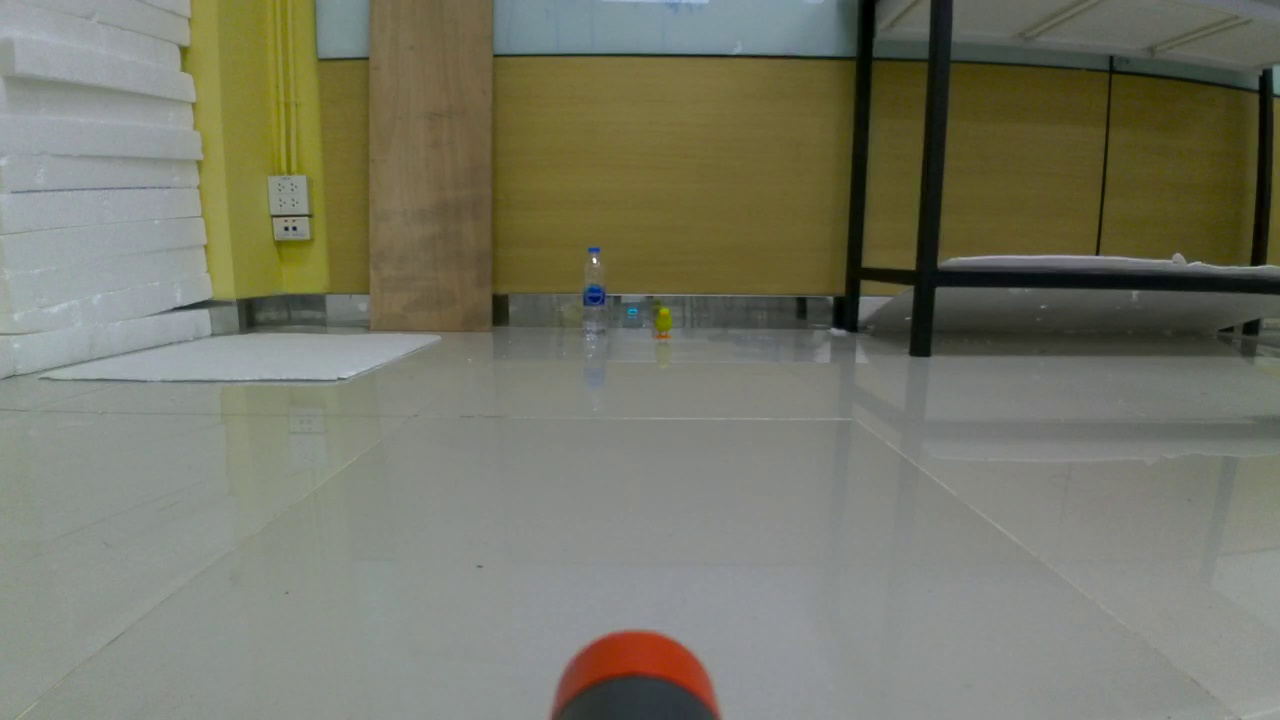
#> input picture examples/ass_2/ass23.jpg, 1280 x 720 px, found by its file name
$ python test_im.py
#> lines starting #> are read from the running program, lines starting #| are printed output that depends on the picture; after the words box and inside, x2 and y2 are one past the last pixel; in counts of white or black regions, pixels touching at a corner belong together
import cv2
import numpy as np

# Load the image
image = cv2.imread(r'D:\study\241-251\AI-ROBOT\examples\ass_2\ass23.jpg')
#> image is the input picture: shape (720, 1280, 3); mean B, G, R 104.1, 119.9, 119.2

# Step 1: Convert image from BGR to HSV
hsv = cv2.cvtColor(image, cv2.COLOR_BGR2HSV)
#> hsv: shape (720, 1280, 3); mean H, S, V 52.6, 53.9, 123.4

# Step 2: Define lower and upper range for yellow color
# Adjust these values according to the object's shade of yellow
lower_yellow = np.array([32, 180, 0])  # Lower range of yellow (Hue, Saturation, Value)
upper_yellow = np.array([50, 255, 163])  # Upper range of yellow

# Step 3: Create a mask to isolate the yellow object
mask = cv2.inRange(hsv, lower_yellow, upper_yellow)
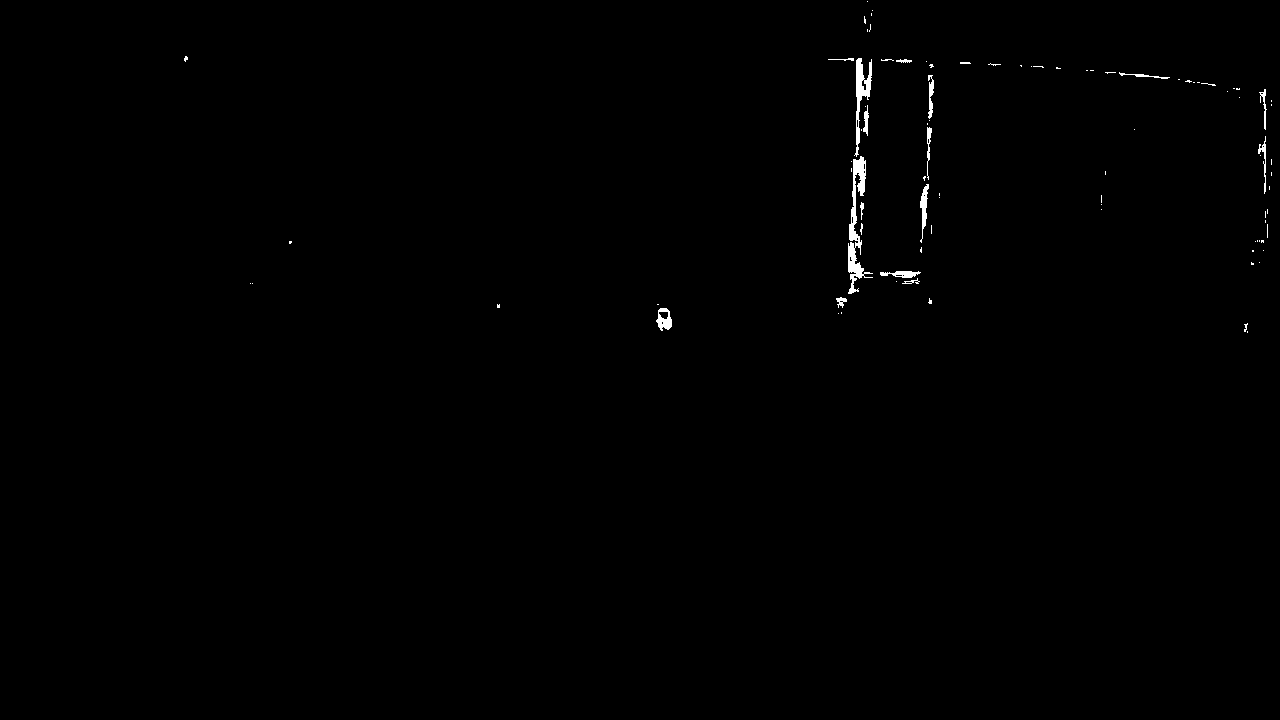
#> mask: shape (720, 1280); 0.4% white; 90 white regions (72 under 20 px), largest, box (x1, y1, x2, y2) and area: (848, 156, 873, 294) 1102, (854, 58, 872, 157) 623, (920, 184, 929, 243) 233

# Step 4: Apply the mask to the original image
result = cv2.bitwise_and(image, image, mask=mask)

# Step 5: Convert masked result to grayscale and apply threshold
gray = cv2.cvtColor(result, cv2.COLOR_BGR2GRAY)
ret, thresh = cv2.threshold(gray, 1, 255, cv2.THRESH_BINARY)
#> thresh: shape (720, 1280); 0.4% white; 90 white regions (72 under 20 px)

# Step 6: Find contours from the thresholded image
contours, _ = cv2.findContours(thresh, cv2.RETR_EXTERNAL, cv2.CHAIN_APPROX_SIMPLE)
#> contours = 90 contours, 76 with area under 20; largest, box (x1, y1, x2, y2) and area: (848, 156, 873, 294) 878, (854, 58, 872, 157) 521, (656, 308, 672, 331) 238, (920, 184, 929, 243) 173, (880, 271, 921, 278) 139

# Step 7: Filter and draw contours
min_area = 100  # Adjust this based on your object size
for contour in contours:
    area = cv2.contourArea(contour)
    if area > min_area:
        # Draw contour for the yellow object
        cv2.drawContours(image, [contour], -1, (0, 255, 0), 2)  # Green contour for the object
#> this loop made 90 passes
#> area on passes 5, 9, 13, 14, 38, 45, 47, 50, 54, 59, 67, 82: 237.5, 46.5, 21, 139, 173, 878.5, 64, 68.5, 63.5, 52.5, 105, 521
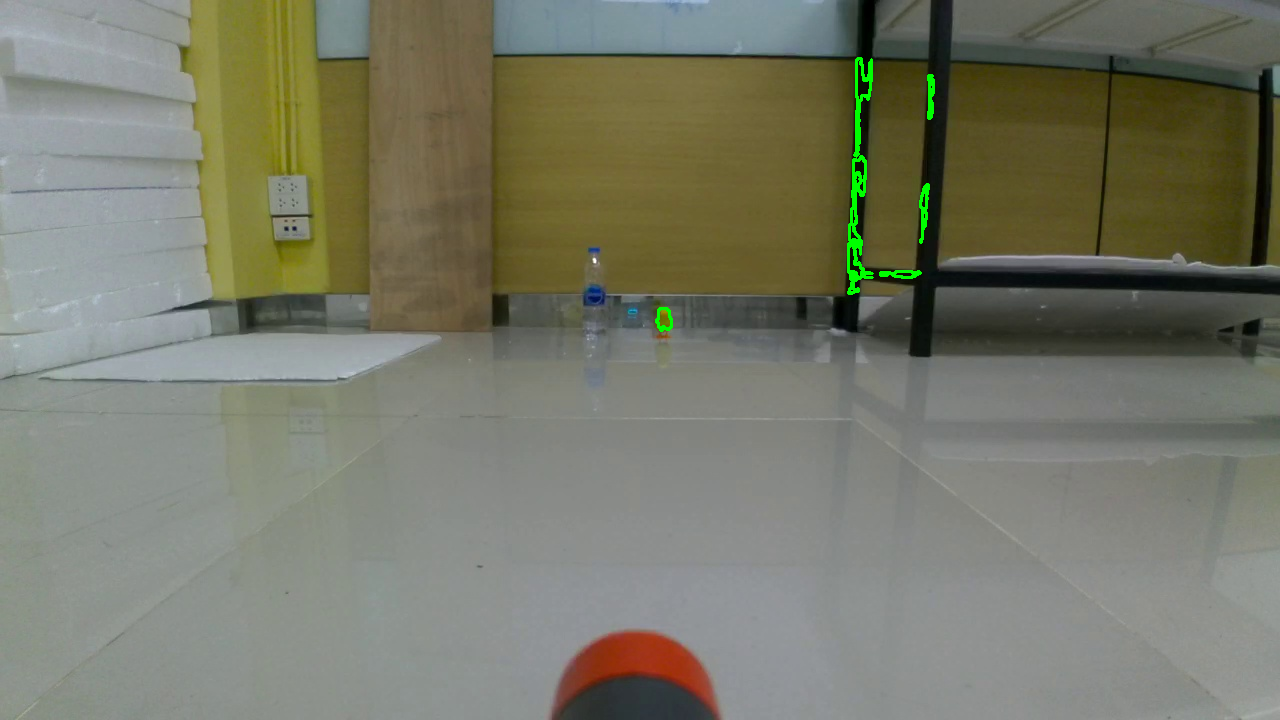
#> image: shape (720, 1280, 3); 0.35% of pixels changed, all inside (x1, y1, x2, y2) = (655, 57, 935, 332)

# Step 8: Display the result
cv2.imshow('Yellow Object Detection', image)
cv2.waitKey(0)
cv2.destroyAllWindows()

$ run again, with examples/ass_2/ass22.jpg copied over examples/ass_2/ass23.jpg
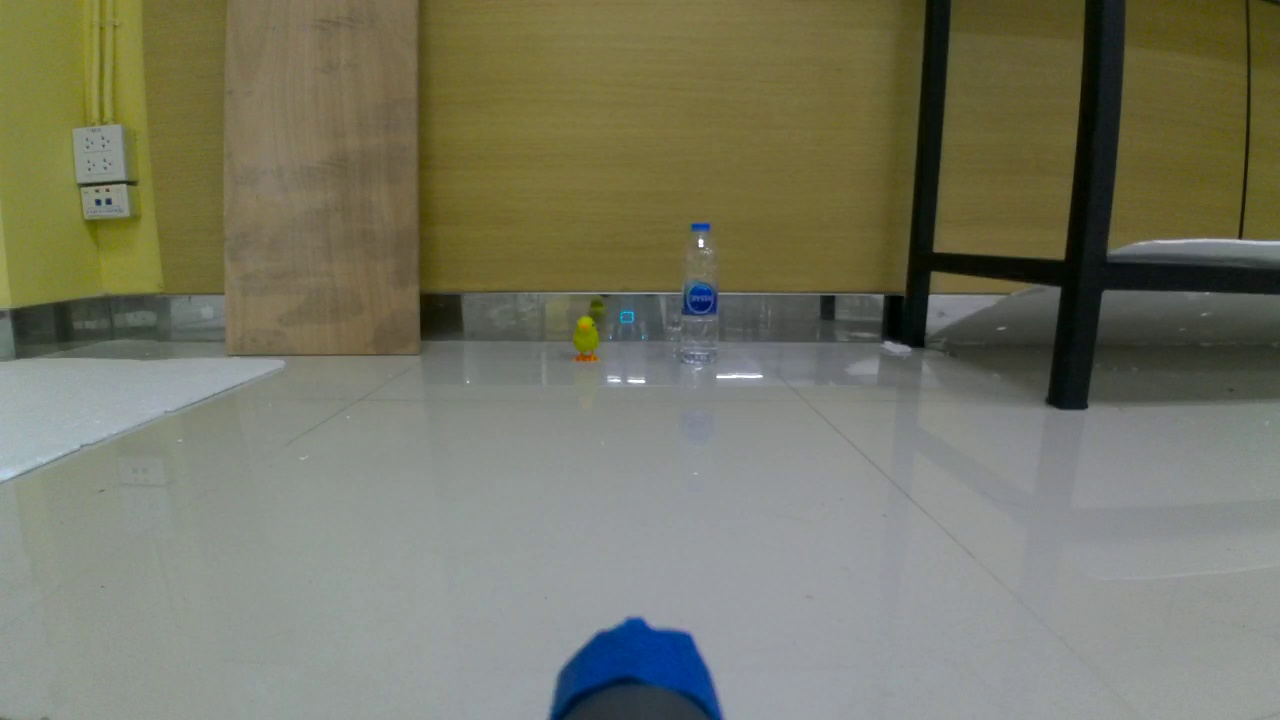
#> input picture examples/ass_2/ass22.jpg, 1280 x 720 px, found by its file name
#> image is the input picture: shape (720, 1280, 3); mean B, G, R 101, 119.6, 119.1
#> hsv: shape (720, 1280, 3); mean H, S, V 56.6, 64.4, 124.3
#> `mask = cv2.inRange(hsv, lower_yellow, upper_yellow)`:
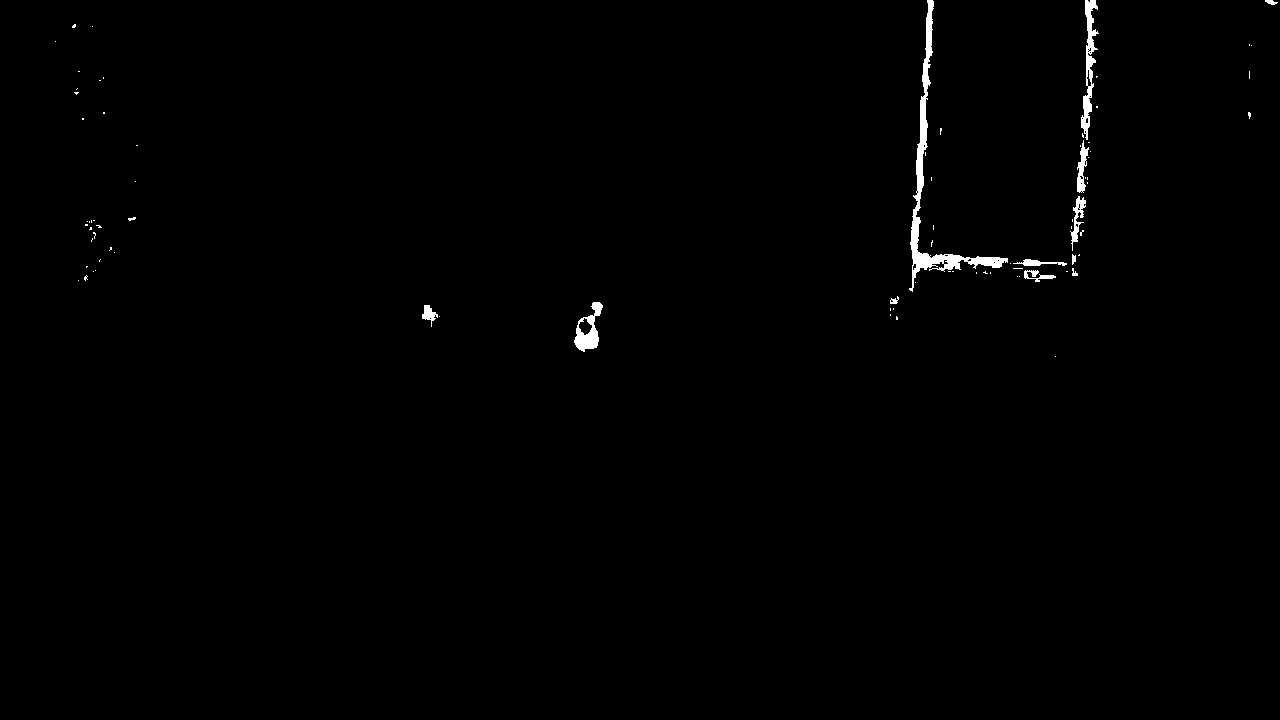
#> mask: shape (720, 1280); 0.62% white; 82 white regions (69 under 20 px)
#> contours = 82 contours, 71 with area under 20; largest, box (x1, y1, x2, y2) and area: (909, 0, 1008, 292) 2257, (1081, 0, 1099, 140) 786, (574, 302, 603, 352) 709, (1077, 140, 1089, 193) 257, (1070, 196, 1086, 251) 232
#> the loop `for contour in contours:` made 82 passes
#> area on passes 7, 8, 9, 22, 28, 31, 49, 61: 130, 709, 27.5, 102, 122.5, 20.5, 231.5, 257
#> after the loop `for contour in contours:`:
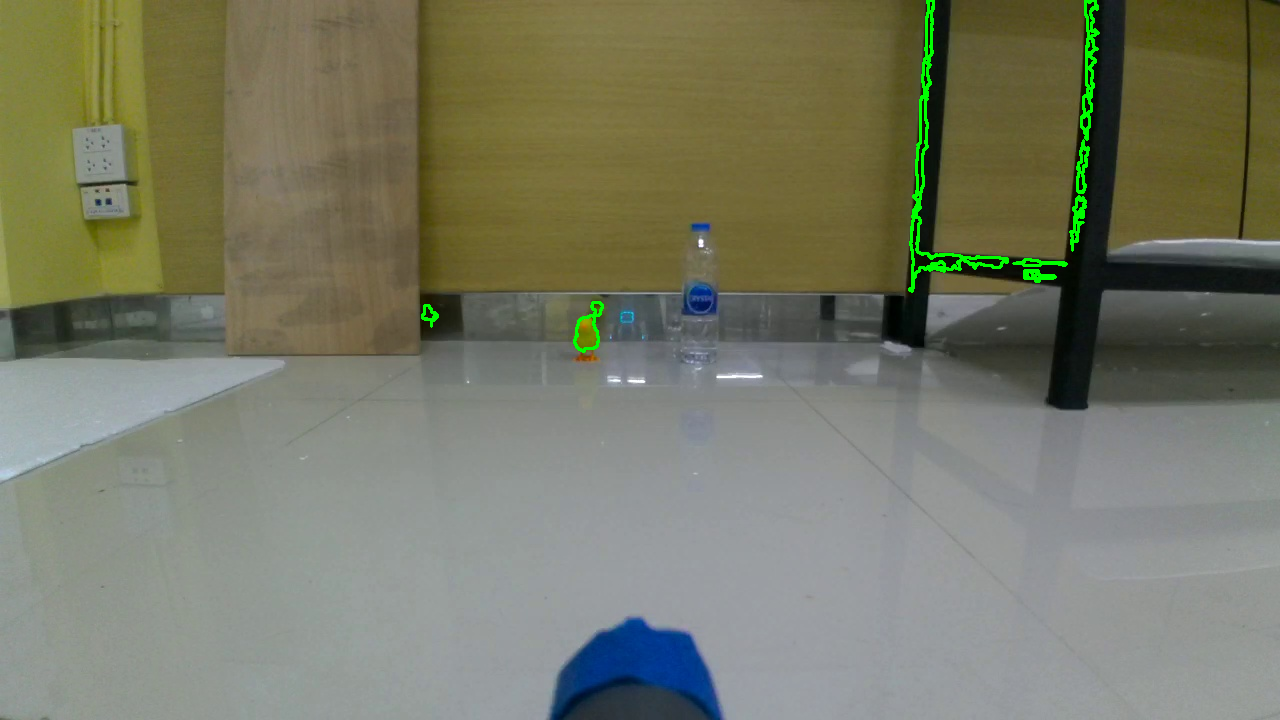
#> image: shape (720, 1280, 3); 0.64% of pixels changed, all inside (x1, y1, x2, y2) = (421, 0, 1100, 353)
